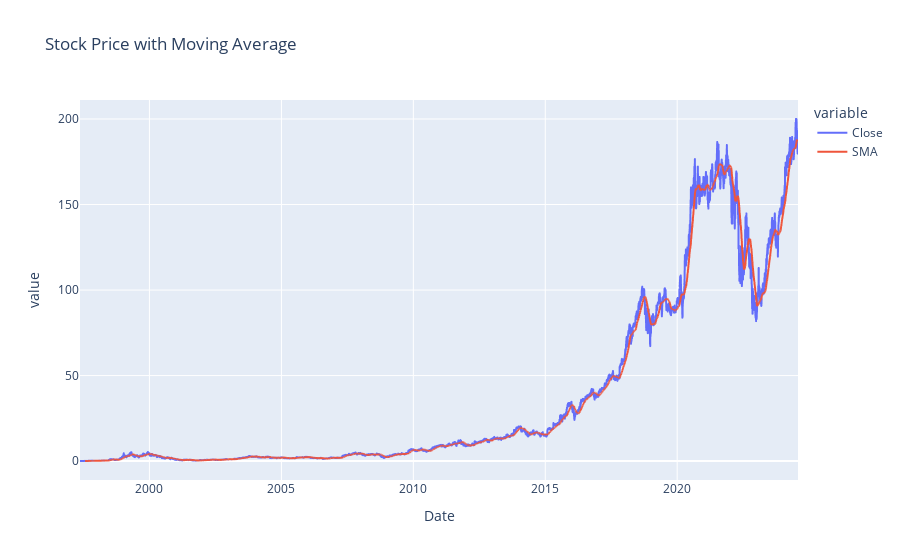

The cell this chart's notebook holds for it:
### Code cell
plot.plot_stock_mva(data)

### Figure 1 — Plotly figure (JSON) as saved in the notebook; plotly's stock layout.template omitted (floating-point values rounded to 4 significant figures; data arrays with more than 128 entries replaced by an {"elided": "..."} marker saying what was removed)
{"data": [{"hovertemplate": "variable=Close<br>Date=%{x}<br>value=%{y}<extra></extra>", "legendgroup": "Close", "line": {"color": "#636efa", "dash": "solid"}, "marker": {"symbol": "circle"}, "mode": "lines", "name": "Close", "showlegend": true, "type": "scattergl", "x": {"elided": "6846 str values"}, "xaxis": "x", "y": {"elided": "6846 float values"}, "yaxis": "y"}, {"hovertemplate": "variable=SMA<br>Date=%{x}<br>value=%{y}<extra></extra>", "legendgroup": "SMA", "line": {"color": "#EF553B", "dash": "solid"}, "marker": {"symbol": "circle"}, "mode": "lines", "name": "SMA", "showlegend": true, "type": "scattergl", "x": {"elided": "6846 str values"}, "xaxis": "x", "y": {"elided": "6846 float values"}, "yaxis": "y"}], "layout": {"legend": {"title": {"text": "variable"}, "tracegroupgap": 0}, "title": {"text": "Stock Price with Moving Average"}, "xaxis": {"anchor": "y", "domain": [0, 1], "title": {"text": "Date"}}, "yaxis": {"anchor": "x", "domain": [0, 1], "title": {"text": "value"}}}}
